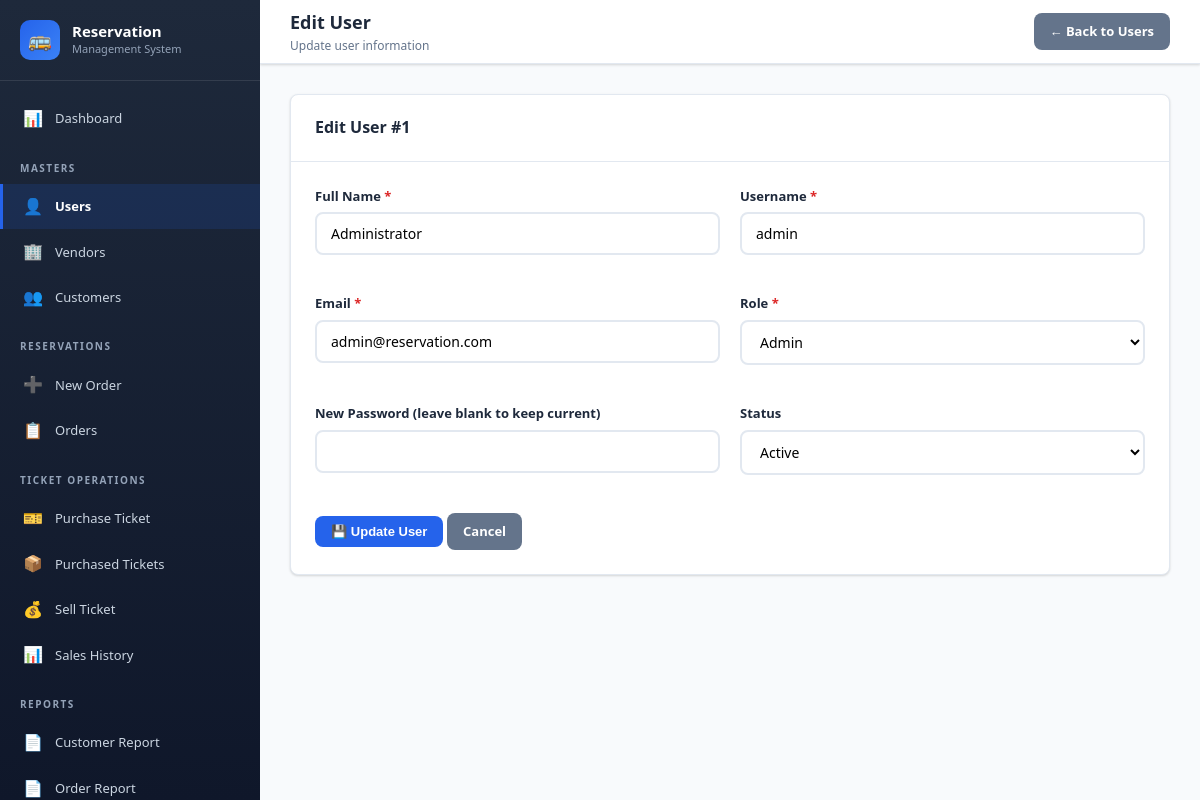
The page /user_edit.php?id=1 (signed in) on the database its author committed.
### tables this page shows
CREATE TABLE `users` (
    `user_id` INT(11) NOT NULL AUTO_INCREMENT,
    `name` VARCHAR(100) NOT NULL,
    `username` VARCHAR(50) NOT NULL UNIQUE,
    `email` VARCHAR(100) NOT NULL UNIQUE,
    `password` VARCHAR(255) NOT NULL,
    `role` ENUM('Admin', 'Staff') NOT NULL DEFAULT 'Staff',
    `status` ENUM('Active', 'Inactive') NOT NULL DEFAULT 'Active',
    `created_at` DATETIME NOT NULL DEFAULT CURRENT_TIMESTAMP,
    `updated_at` DATETIME DEFAULT NULL ON UPDATE CURRENT_TIMESTAMP,
    PRIMARY KEY (`user_id`)
);

### user_edit.php (the view, shortened to what this page needs)
<?php
require_once 'config/database.php';
require_once 'includes/header.php';
require_once 'includes/sidebar.php';
$id = (int)($_GET['id'] ?? 0);
$stmt = $conn->prepare("SELECT * FROM users WHERE user_id = ?");
$stmt->bind_param("i", $id);
$stmt->execute();
$user = $stmt->get_result()->fetch_assoc();
?>
<div class="main-content">
    <div class="top-header">
        <div class="header-left">
            <h2>Edit User</h2>
            <p>Update user information</p>
        </div>
        <div class="header-right">
            <a href="users.php" class="btn btn-secondary">← Back to Users</a>
        </div>
    </div>
    <div class="page-content">
        <div class="card">
            <div class="card-header"><h3>Edit User #<?php echo $id; ?></h3></div>
            <div class="card-body">
                <form method="POST" action="">
                    <div class="form-row">
                        <div class="form-group">
                            <label>Full Name <span class="required">*</span></label>
                            <input type="text" name="name" class="form-control" value="<?php echo htmlspecialchars($user['name']); ?>" required>
                        </div>
                        <div class="form-group">
                            <label>Username <span class="required">*</span></label>
                            <input type="text" name="username" class="form-control" value="<?php echo htmlspecialchars($user['username']); ?>" required>
                        </div>
                    </div>
                    <div class="form-row">
                        <div class="form-group">
                            <label>Email <span class="required">*</span></label>
                            <input type="email" name="email" class="form-control" value="<?php echo htmlspecialchars($user['email']); ?>" required>
                        </div>
                        <div class="form-group">
                            <label>Role <span class="required">*</span></label>
                            <select name="role" class="form-control">
                                <option value="Admin" <?php echo $user['role'] == 'Admin' ? 'selected' : ''; ?>>Admin</option>
                            </select>
                        </div>
                    </div>
                    <div class="form-row">
                        <div class="form-group">
                            <label>New Password (leave blank to keep current)</label>
                            <input type="password" name="password" class="form-control" minlength="6">
                        </div>
                        <div class="form-group">
                            <label>Status</label>
                            <select name="status" class="form-control">
                                <option value="Active" <?php echo $user['status'] == 'Active' ? 'selected' : ''; ?>>Active</option>
                            </select>
                        </div>
                    </div>
                    <button type="submit" class="btn btn-primary">💾 Update User</button>
                    <a href="users.php" class="btn btn-secondary">Cancel</a>
                </form>
            </div>
        </div>
    </div>
</div>
<?php require_once 'includes/footer.php'; ?>

### assets/css/style.css (style rules this page uses)
:root { --primary: #2563eb; --primary-dark: #1d4ed8; --primary-light: #dbeafe; --secondary: #64748b; --success: #16a34a; --success-light: #dcfce7; --danger: #dc2626; --danger-light: #fee2e2; --warning: #d97706; --warning-light: #fef3c7; --info: #0891b2; --info-light: #cffafe; --dark: #1e293b; --gray: #94a3b8; --gray-light: #f1f5f9; --white: #ffffff; --border: #e2e8f0; --shadow: 0 1px 3px rgba(0, 0, 0, 0.1), 0 1px 2px rgba(0, 0, 0, 0.06); --shadow-md: 0 4px 6px rgba(0, 0, 0, 0.07), 0 2px 4px rgba(0, 0, 0, 0.06); --shadow-lg: 0 10px 15px rgba(0, 0, 0, 0.1), 0 4px 6px rgba(0, 0, 0, 0.05); --radius: 8px; --sidebar-width: 260px; --header-height: 64px; --transition: all 0.3s ease; }
* { margin: 0; padding: 0; box-sizing: border-box; }
body { font-family: 'Segoe UI', Tahoma, Geneva, Verdana, sans-serif; background-color: #f8fafc; color: var(--dark); line-height: 1.6; font-size: 14px; }
a { text-decoration: none; color: var(--primary); }
.main-content { margin-left: var(--sidebar-width); flex: 1; min-height: 100vh; }
.top-header { height: var(--header-height); background: var(--white); border-bottom: 1px solid var(--border); display: flex; align-items: center; justify-content: space-between; padding: 0 30px; position: sticky; top: 0; z-index: 100; box-shadow: var(--shadow); }
.header-left h2 { font-size: 18px; color: var(--dark); }
.header-left p { font-size: 12px; color: var(--secondary); }
.header-right { display: flex; align-items: center; gap: 15px; }
.page-content { padding: 30px; }
.card { background: var(--white); border-radius: var(--radius); box-shadow: var(--shadow); border: 1px solid var(--border); margin-bottom: 25px; }
.card-header { padding: 20px 24px; border-bottom: 1px solid var(--border); display: flex; justify-content: space-between; align-items: center; }
.card-header h3 { font-size: 16px; color: var(--dark); }
.card-body { padding: 24px; }
.btn { display: inline-flex; align-items: center; gap: 6px; padding: 8px 16px; border-radius: var(--radius); font-size: 13px; font-weight: 600; cursor: pointer; transition: var(--transition); border: none; white-space: nowrap; }
.btn-primary { background: var(--primary); color: var(--white); }
.btn-secondary { background: var(--secondary); color: var(--white); }
.form-row { display: grid; grid-template-columns: repeat(auto-fit, minmax(250px, 1fr)); gap: 20px; margin-bottom: 20px; }
.form-group { margin-bottom: 18px; }
.form-group label { display: block; margin-bottom: 6px; font-weight: 600; color: var(--dark); font-size: 13px; }
.form-group label .required { color: var(--danger); }
.form-control { width: 100%; padding: 10px 14px; border: 2px solid var(--border); border-radius: var(--radius); font-size: 14px; transition: var(--transition); outline: none; background: var(--white); font-family: inherit; }
select.form-control { appearance: auto; }

### rows shown on the page
users: name "Administrator", username "admin", email "admin@reservation.com", role "Admin", status "Active"

### other values the page prints
$id "1"
